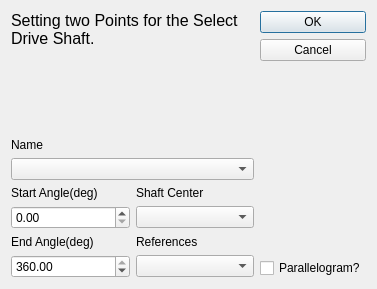
<?xml version="1.0" encoding="UTF-8"?>
<ui version="4.0">
 <class>Dialog</class>
 <widget class="QDialog" name="Dialog">
  <property name="geometry">
   <rect>
    <x>0</x>
    <y>0</y>
    <width>377</width>
    <height>289</height>
   </rect>
  </property>
  <property name="minimumSize">
   <size>
    <width>377</width>
    <height>289</height>
   </size>
  </property>
  <property name="maximumSize">
   <size>
    <width>377</width>
    <height>289</height>
   </size>
  </property>
  <property name="windowTitle">
   <string>Drive Shaft</string>
  </property>
  <property name="windowIcon">
   <iconset resource="../../icons.qrc">
    <normaloff>:/icons/editshaft.png</normaloff>:/icons/editshaft.png</iconset>
  </property>
  <property name="sizeGripEnabled">
   <bool>false</bool>
  </property>
  <property name="modal">
   <bool>true</bool>
  </property>
  <layout class="QHBoxLayout" name="horizontalLayout">
   <item>
    <layout class="QVBoxLayout" name="verticalLayout">
     <item>
      <widget class="QLabel" name="label_3">
       <property name="text">
        <string>&lt;html&gt;&lt;head/&gt;&lt;body&gt;&lt;p&gt;&lt;span style=&quot; font-size:12pt;&quot;&gt;Setting two Points for the Select Drive Shaft.&lt;/span&gt;&lt;/p&gt;&lt;/body&gt;&lt;/html&gt;</string>
       </property>
       <property name="textFormat">
        <enum>Qt::RichText</enum>
       </property>
       <property name="alignment">
        <set>Qt::AlignLeading|Qt::AlignLeft|Qt::AlignTop</set>
       </property>
       <property name="wordWrap">
        <bool>true</bool>
       </property>
      </widget>
     </item>
     <item>
      <spacer name="verticalSpacer">
       <property name="orientation">
        <enum>Qt::Vertical</enum>
       </property>
       <property name="sizeHint" stdset="0">
        <size>
         <width>20</width>
         <height>40</height>
        </size>
       </property>
      </spacer>
     </item>
     <item>
      <widget class="QLabel" name="label_5">
       <property name="sizePolicy">
        <sizepolicy hsizetype="Preferred" vsizetype="Fixed">
         <horstretch>0</horstretch>
         <verstretch>0</verstretch>
        </sizepolicy>
       </property>
       <property name="text">
        <string>&lt;html&gt;&lt;head/&gt;&lt;body&gt;&lt;p&gt;Name&lt;/p&gt;&lt;/body&gt;&lt;/html&gt;</string>
       </property>
      </widget>
     </item>
     <item>
      <widget class="QComboBox" name="Shaft">
       <property name="sizePolicy">
        <sizepolicy hsizetype="Expanding" vsizetype="Fixed">
         <horstretch>0</horstretch>
         <verstretch>0</verstretch>
        </sizepolicy>
       </property>
      </widget>
     </item>
     <item>
      <layout class="QGridLayout" name="gridLayout">
       <item row="2" column="0">
        <widget class="QLabel" name="label_6">
         <property name="text">
          <string>&lt;html&gt;&lt;head/&gt;&lt;body&gt;&lt;p&gt;End Angle(deg)&lt;/p&gt;&lt;/body&gt;&lt;/html&gt;</string>
         </property>
        </widget>
       </item>
       <item row="1" column="0">
        <widget class="QDoubleSpinBox" name="Start_Angle">
         <property name="suffix">
          <string/>
         </property>
         <property name="minimum">
          <double>0.000000000000000</double>
         </property>
         <property name="maximum">
          <double>360.000000000000000</double>
         </property>
         <property name="value">
          <double>0.000000000000000</double>
         </property>
        </widget>
       </item>
       <item row="0" column="0">
        <widget class="QLabel" name="label_4">
         <property name="text">
          <string>&lt;html&gt;&lt;head/&gt;&lt;body&gt;&lt;p&gt;Start Angle(deg)&lt;/p&gt;&lt;/body&gt;&lt;/html&gt;</string>
         </property>
        </widget>
       </item>
       <item row="3" column="0">
        <widget class="QDoubleSpinBox" name="End_Angle">
         <property name="suffix">
          <string/>
         </property>
         <property name="minimum">
          <double>0.000000000000000</double>
         </property>
         <property name="maximum">
          <double>360.000000000000000</double>
         </property>
         <property name="value">
          <double>360.000000000000000</double>
         </property>
        </widget>
       </item>
       <item row="0" column="1">
        <widget class="QLabel" name="label">
         <property name="text">
          <string>Shaft Center</string>
         </property>
        </widget>
       </item>
       <item row="1" column="1">
        <widget class="QComboBox" name="Shaft_Center">
         <property name="whatsThis">
          <string>Start point for next link.</string>
         </property>
        </widget>
       </item>
       <item row="2" column="1">
        <widget class="QLabel" name="label_2">
         <property name="text">
          <string>References</string>
         </property>
        </widget>
       </item>
       <item row="3" column="1">
        <widget class="QComboBox" name="References">
         <property name="whatsThis">
          <string>End point for next link.</string>
         </property>
        </widget>
       </item>
      </layout>
     </item>
    </layout>
   </item>
   <item>
    <layout class="QVBoxLayout" name="verticalLayout_2">
     <item>
      <widget class="QDialogButtonBox" name="buttonBox">
       <property name="sizePolicy">
        <sizepolicy hsizetype="Preferred" vsizetype="Expanding">
         <horstretch>0</horstretch>
         <verstretch>0</verstretch>
        </sizepolicy>
       </property>
       <property name="orientation">
        <enum>Qt::Vertical</enum>
       </property>
       <property name="standardButtons">
        <set>QDialogButtonBox::Cancel|QDialogButtonBox::Ok</set>
       </property>
      </widget>
     </item>
     <item>
      <spacer name="verticalSpacer_2">
       <property name="orientation">
        <enum>Qt::Vertical</enum>
       </property>
       <property name="sizeHint" stdset="0">
        <size>
         <width>20</width>
         <height>40</height>
        </size>
       </property>
      </spacer>
     </item>
     <item>
      <widget class="QCheckBox" name="isParallelogram">
       <property name="text">
        <string>Parallelogram?</string>
       </property>
      </widget>
     </item>
    </layout>
   </item>
  </layout>
 </widget>
 <resources>
  <include location="../../icons.qrc"/>
 </resources>
 <connections>
  <connection>
   <sender>buttonBox</sender>
   <signal>accepted()</signal>
   <receiver>Dialog</receiver>
   <slot>accept()</slot>
   <hints>
    <hint type="sourcelabel">
     <x>248</x>
     <y>254</y>
    </hint>
    <hint type="destinationlabel">
     <x>157</x>
     <y>274</y>
    </hint>
   </hints>
  </connection>
  <connection>
   <sender>buttonBox</sender>
   <signal>rejected()</signal>
   <receiver>Dialog</receiver>
   <slot>reject()</slot>
   <hints>
    <hint type="sourcelabel">
     <x>316</x>
     <y>260</y>
    </hint>
    <hint type="destinationlabel">
     <x>286</x>
     <y>274</y>
    </hint>
   </hints>
  </connection>
 </connections>
</ui>
